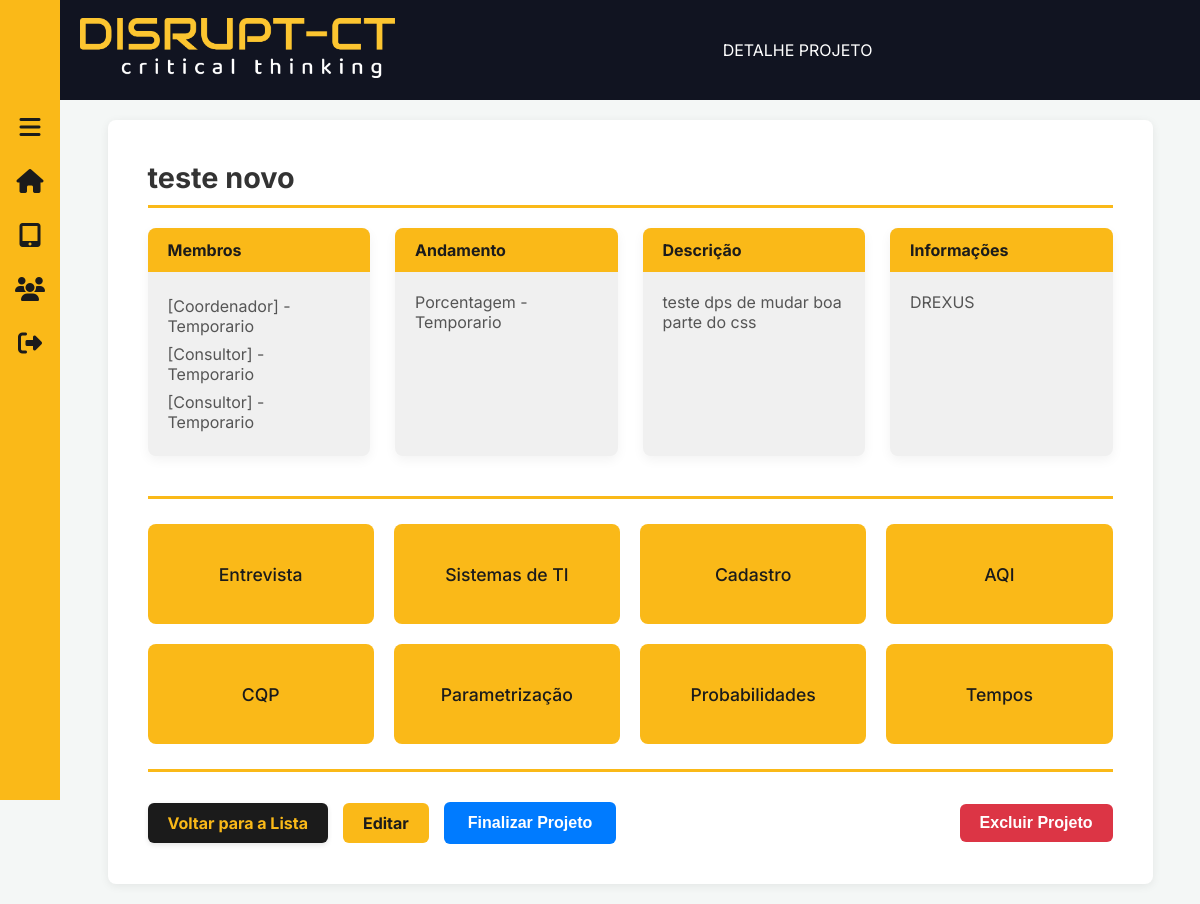
The page /projetos/12/ on the database as committed earlier.
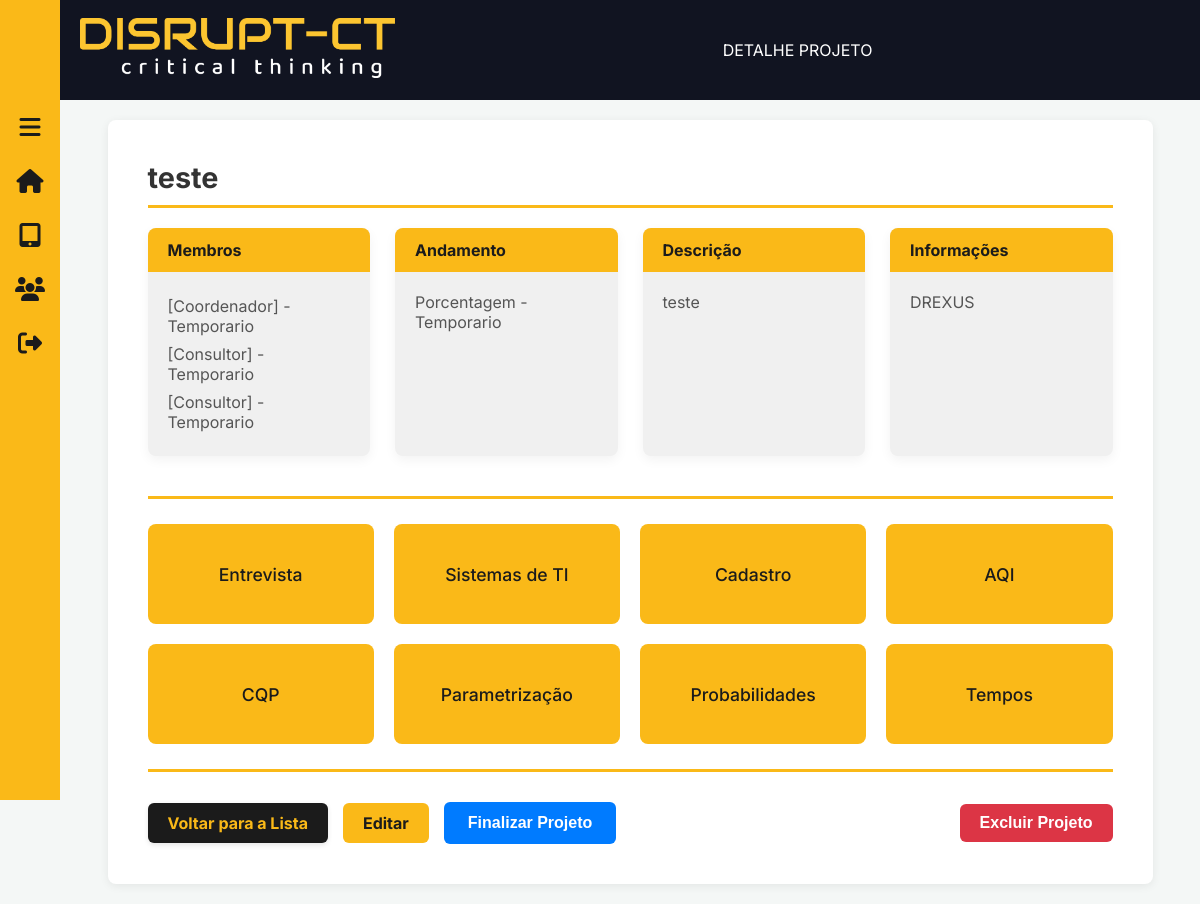
The same page on the database as committed later.
### projetos/models.py (models this page shows, shortened)
class Projeto(models.Model):
    STATUS_CHOICES = [
        ('andamento', 'Em Andamento'),
        ('finalizado', 'Finalizado'),
    ]
    nome = models.CharField(max_length=100)
    descricao = models.TextField()
    status = models.CharField(
        max_length=20,
        choices=STATUS_CHOICES,
        default='andamento',
    )

### projetos/views.py (the view)
# urls.py: path('<int:id>/', views.detalhe_projeto, name='detalhe_projeto'),
def detalhe_projeto(request, id):
    projeto = get_object_or_404(Projeto, id=id)
    return render(request, 'projetos/detalhe_projeto.html', {'projeto': projeto})

### projetos/templates/projetos/detalhe_projeto.html (shortened to what this page needs)
{% extends "base.html" %}
{% load static %}
{% block titulo_pagina %}
    <span>DETALHE PROJETO</span>
{% endblock %}
{% block content %}
<div class="detalhe-container">
    <header class="header-interno">
        <h1>{{ projeto.nome }}</h1>
    </header>
    <div class="info-grid-detalhe">
        <div class="info-card-detalhe">
            <div class="info-card-header">Membros</div>
            <div class="info-card-body">
                <ul>
                    <li>[Coordenador] - Temporario</li>
                    <li>[Consultor] - Temporario</li>
                    <li>[Consultor] - Temporario</li>
                </ul>
            </div>
        </div>
        <div class="info-card-detalhe">
            <div class="info-card-header">Andamento</div>
            <div class="info-card-body">
                <p>Porcentagem - Temporario</p>
            </div>
        </div>
        <div class="info-card-detalhe">
            <div class="info-card-header">Descrição</div>
            <div class="info-card-body">
                <p>{{ projeto.descricao|truncatechars:120 }}</p>
            </div>
        </div>
        <a href="#" class="card-link efeito-flutuar">
            <div class="info-card-detalhe">
                <div class="info-card-header">Informações</div>
                <div class="info-card-body">
                    <p>DREXUS</p>
                </div>
            </div>
        </a>
    </div>
    <div class="acoes-grid-container">
        <div class="acoes-grid">
            <a href="{% url 'projetos:planilha_projeto' projeto.id %}" class="botao-acao-projeto"><span>Entrevista</span></a>
            <a href="{% url 'projetos:sistemas_ti_bia' projeto.id %}" class="botao-acao-projeto"><span>Sistemas de TI</span></a>
            <a href="{% url 'projetos:cadastro_bia' projeto.id %}" class="botao-acao-projeto"><span>Cadastro</span></a>
            <a href="{% url 'projetos:AQI_BIA' projeto.id %}" class="botao-acao-projeto"><span>AQI</span></a>
            <a href="{% url 'projetos:CQP_BIA' projeto.id %}" class="botao-acao-projeto"><span>CQP</span></a>
            <a href="{% url 'projetos:parametrizacao_bia' projeto.id %}" class="botao-acao-projeto"><span>Parametrização</span></a>
            <a href="#" class="botao-acao-projeto"><span>Probabilidades</span></a>
            <a href="#" class="botao-acao-projeto"><span>Tempos</span></a>
        </div>
    </div>
    <div class="acoes-resultado">
        <div class="botoes-grupo">
            <a href="{% url 'projetos:lista_projetos' %}" class="btn-voltar">Voltar para a Lista</a>
            {% if projeto.status == 'andamento' %}
                <a href="{% url 'projetos:editar_projeto' projeto.id %}" class="btn-editar">Editar</a>
                <button type="button" class="btn-finalizar" data-modal-target="#modal-finalizar-projeto">Finalizar Projeto</button>
            {% endif %}
        </div>
        <button type="button" class="btn-deletar" data-modal-target="#modal-excluir-projeto">Excluir Projeto</button>
    </div>
</div>
{% endblock %}

Rows that differ between the two databases and show on the page:
changed Projeto: nome "teste novo" → "teste"; descricao "teste dps de mudar boa parte do css" → "teste"
